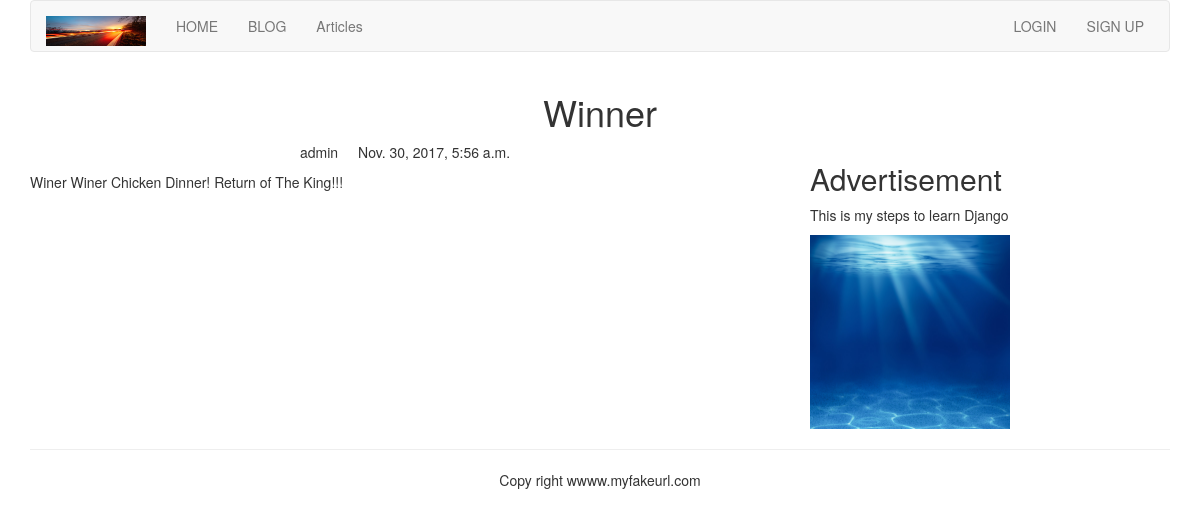
Page /blog/1/ on the committed database.
### blog/models.py (models this page shows, shortened)
class BlogArticles(models.Model):
    title = models.CharField(max_length = 300)
    author = models.ForeignKey(User, related_name = 'blog_posts')
    body = models.TextField()
    publish = models.DateTimeField(default = timezone.now)
    class Meta:
        ordering = ("-publish",)

### blog/views.py (the view)
# urls.py: url(r'(?P<article_id>\d)/$', views.blog_article, name='blog_detail'),
def blog_article(request, article_id):
    article = get_object_or_404(BlogArticles, id = article_id)
    pub = article.publish
    return render(request, "blog/content.html", {"article": article, "publish": pub})

### templates/blog/content.html (shortened to what this page needs)
{% extends "base.html" %}
{% load staticfiles %}
{% block content %}
<div class="row text-center vertical-align: middle">
    <h1>{{ article.title }}</h1>
</div>
<div class="row">
    <div class="col-xs-12 col-md-8">
        <p class="text-center"><span>{{ article.author.username}}</span><span style="margin-left:20px">{{ publish }}</span></p>
        <div>{{article.body}}</div>
    </div>
    <div class="col-xs-6 col-md-4">
        <h2>Advertisement</h2>
        <p>This is my steps to learn Django</p>
        <a><img width="200px" src="{% static 'images/content.jpg' %}"></a>
    </div>
</div>
{% endblock %}

### rows in the picture
BlogArticles: title "Winner", author.username "admin", publish "Nov. 30, 2017, 5:56 a.m.", body "Winer Winer Chicken Dinner! Return of The King!!!"
